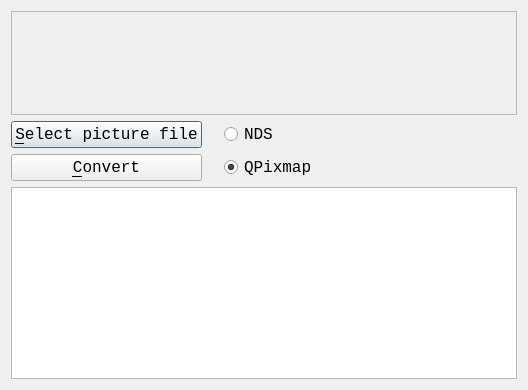
<?xml version="1.0" encoding="UTF-8"?>
<ui version="4.0">
 <class>QtPicToCodeMainDialog</class>
 <widget class="QDialog" name="QtPicToCodeMainDialog">
  <property name="geometry">
   <rect>
    <x>0</x>
    <y>0</y>
    <width>528</width>
    <height>390</height>
   </rect>
  </property>
  <property name="font">
   <font>
    <family>Courier New</family>
    <pointsize>12</pointsize>
   </font>
  </property>
  <property name="windowTitle">
   <string>PicToCode</string>
  </property>
  <property name="windowIcon">
   <iconset resource="ToolPicToCode.qrc">
    <normaloff>:/images/R.png</normaloff>:/images/R.png</iconset>
  </property>
  <property name="windowFilePath">
   <string/>
  </property>
  <layout class="QGridLayout" name="gridLayout_2">
   <item row="0" column="0" colspan="4">
    <widget class="QScrollArea" name="scrollArea">
     <property name="sizePolicy">
      <sizepolicy hsizetype="Expanding" vsizetype="Expanding">
       <horstretch>0</horstretch>
       <verstretch>0</verstretch>
      </sizepolicy>
     </property>
     <property name="widgetResizable">
      <bool>true</bool>
     </property>
     <widget class="QWidget" name="scrollAreaWidgetContents">
      <property name="geometry">
       <rect>
        <x>0</x>
        <y>0</y>
        <width>508</width>
        <height>102</height>
       </rect>
      </property>
      <layout class="QGridLayout" name="gridLayout">
       <item row="0" column="0">
        <widget class="QLabel" name="label_picture">
         <property name="sizePolicy">
          <sizepolicy hsizetype="Preferred" vsizetype="Preferred">
           <horstretch>0</horstretch>
           <verstretch>0</verstretch>
          </sizepolicy>
         </property>
         <property name="text">
          <string/>
         </property>
         <property name="alignment">
          <set>Qt::AlignCenter</set>
         </property>
        </widget>
       </item>
      </layout>
     </widget>
    </widget>
   </item>
   <item row="1" column="0">
    <widget class="QPushButton" name="button_select_file">
     <property name="sizePolicy">
      <sizepolicy hsizetype="Preferred" vsizetype="Preferred">
       <horstretch>0</horstretch>
       <verstretch>0</verstretch>
      </sizepolicy>
     </property>
     <property name="text">
      <string>&amp;Select picture file</string>
     </property>
    </widget>
   </item>
   <item row="1" column="1">
    <widget class="QLabel" name="label_nds">
     <property name="text">
      <string/>
     </property>
     <property name="pixmap">
      <pixmap resource="ToolPicToCode.qrc">:/images/PicNds14x14.png</pixmap>
     </property>
    </widget>
   </item>
   <item row="1" column="2">
    <widget class="QRadioButton" name="radio_nds">
     <property name="text">
      <string>NDS</string>
     </property>
     <property name="checked">
      <bool>false</bool>
     </property>
    </widget>
   </item>
   <item row="1" column="3">
    <spacer name="horizontalSpacer">
     <property name="orientation">
      <enum>Qt::Horizontal</enum>
     </property>
     <property name="sizeHint" stdset="0">
      <size>
       <width>169</width>
       <height>18</height>
      </size>
     </property>
    </spacer>
   </item>
   <item row="2" column="0">
    <widget class="QPushButton" name="button_convert">
     <property name="sizePolicy">
      <sizepolicy hsizetype="Preferred" vsizetype="Preferred">
       <horstretch>0</horstretch>
       <verstretch>0</verstretch>
      </sizepolicy>
     </property>
     <property name="text">
      <string>&amp;Convert</string>
     </property>
    </widget>
   </item>
   <item row="2" column="1">
    <widget class="QLabel" name="label_qt">
     <property name="text">
      <string/>
     </property>
     <property name="pixmap">
      <pixmap resource="ToolPicToCode.qrc">:/images/PicQt14x14.png</pixmap>
     </property>
    </widget>
   </item>
   <item row="2" column="2">
    <widget class="QRadioButton" name="radio_qt">
     <property name="text">
      <string>QPixmap</string>
     </property>
     <property name="checked">
      <bool>true</bool>
     </property>
    </widget>
   </item>
   <item row="2" column="3">
    <spacer name="horizontalSpacer_2">
     <property name="orientation">
      <enum>Qt::Horizontal</enum>
     </property>
     <property name="sizeHint" stdset="0">
      <size>
       <width>169</width>
       <height>20</height>
      </size>
     </property>
    </spacer>
   </item>
   <item row="3" column="0" colspan="4">
    <widget class="QPlainTextEdit" name="edit_code">
     <property name="readOnly">
      <bool>true</bool>
     </property>
    </widget>
   </item>
  </layout>
 </widget>
 <layoutdefault spacing="6" margin="11"/>
 <resources>
  <include location="ToolPicToCode.qrc"/>
 </resources>
 <connections/>
</ui>
